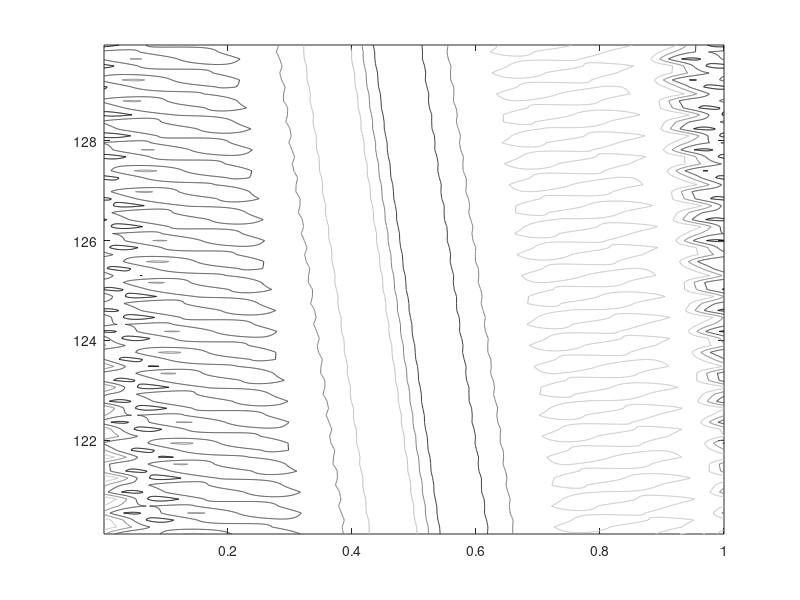
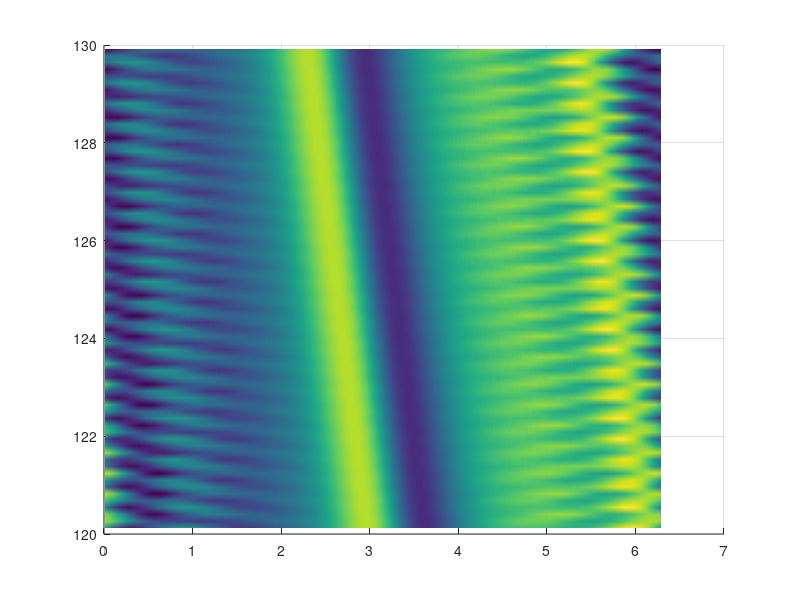

The MATLAB source for these figures, in order:
clear all; close all; clc;

% Kuramoto-Sivashinsky equation (from Trefethen)
% u_t = -u*u_x - u_xx - nu*u_xxxx,  periodic BCs

N = 1024;
x = 2*pi*(1:N)'/N;
u = -sin(x)+2*cos(2*x)+3*cos(3*x)-4*sin(4*x);
v = fft(u);
alpha = 87;
nu = 4/alpha;

% % % % % %
%Spatial grid and initial condition:
h = 0.01; %10^(-4);
k = [0:N/2-1 0 -N/2+1:-1]';
L = k.^2 - nu*k.^4; %% added the 4* for my specif
E = exp(h*L); E2 = exp(h*L/2);
M = 16;
r = exp(1i*pi*((1:M)-.5)/M);
LR = h*L(:,ones(M,1)) + r(ones(N,1),:);
Q = h*real(mean( (exp(LR/2)-1)./LR ,2));
f1 = h*real(mean( (-4-LR+exp(LR).*(4-3*LR+LR.^2))./LR.^3 , 2) );
f2 = h*real(mean( (2+LR+exp(LR).*(-2+LR))./LR.^3 ,2));
f3 = h*real(mean( (-4-3*LR-LR.^2+exp(LR).*(4-LR))./LR.^3 ,2));

% Main time-stepping loop:
uu = u; tt = 0;
tmax = 140; nmax = round(tmax/h); nplt = floor((tmax/1000)/h); g = -0.5i*k;
tt = zeros(1,nmax);
uu = zeros(N,nmax);

for n = 1:nmax
    t = n*h;
    Nv = g.*fft(real(ifft(v)).^2);
    a = E2.*v + Q.*Nv;
    Na = g.*fft(real(ifft(a)).^2); 
    b = E2.*v + Q.*Na;
    Nb = g.*fft(real(ifft(b)).^2);
    c = E2.*a + Q.*(2*Nb-Nv);
    Nc = g.*fft(real(ifft(c)).^2);
    v = E.*v + Nv.*f1 + 2*(Na+Nb).*f2 + Nc.*f3;     
    if mod(n,nplt)==0
        n;
        u = real(ifft(v));
        uu(:,n) = u; 
        tt(n) = t;
    end
end


%%
cutoff = tt > 120;
cutoff = cutoff & tt<130;
%  cutoff = tt > 0; cutoff = cutoff & tt<10;

figure(1)
contour(x/(2*pi),tt(cutoff),uu(:,cutoff).',[-10 -5 0 5 10]),shading interp, colormap(gray)
% contour(x,tt,uu.'),shading interp, colormap(gray)

figure(2)
surf(x,tt(cutoff),uu(:,cutoff).'),shading interp, colormap("default"), view(2)
tsave = tt(cutoff);
xsave = x/(2*pi);
dt = h;
dx = 1/N;
usave = uu(:,cutoff).';

save kuramoto_sivashinsky.mat xsave tsave usave dt dx